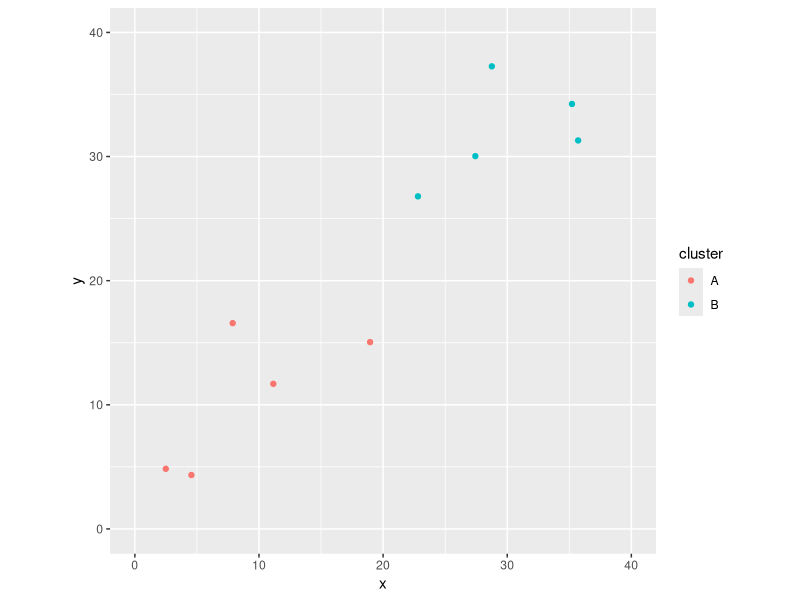

R code for this plot: (Note: this script raises an error after producing the figure.)
## ---- chunk 1
library(tidyverse)
library(spatstat)
## ---- chunk 2
set.seed(457299)
A=tibble(x=runif(5,0,20),y=runif(5,0,20))
B=tibble(x=runif(5,20,40),y=runif(5,20,40))
ddd=bind_rows(A=A,B=B,.id="cluster")
g=ggplot(ddd,aes(x=x,y=y,colour=cluster))+geom_point()+
  coord_fixed(xlim=c(0,40),ylim=c(0,40))
g
## ---- chunk 3
dist=distances=spatstat::crossdist(A$x, A$y, B$x, B$y)
dist
## ---- chunk 4
wm1=which.min(apply(distances,1,min))
wm1
wm2=which.min(apply(distances,2,min))
wm2
closest=bind_rows(A=A[wm1,],B=B[wm2,],.id="cluster")
closest
## ---- chunk 5
g+geom_segment(data=closest,aes(x=x[1],y=y[1],xend=x[2],yend=y[2]),colour="darkgreen")
## ---- chunk 6
A %>% unite(coord, x, y) -> a1
B %>% unite(coord, x, y) -> b1
crossing(A_coord=a1$coord, B_coord=b1$coord) %>% 
  separate(A_coord, into=c("A_x", "A_y"), sep="_", convert=T) %>% 
  separate(B_coord, into=c("B_x", "B_y"), sep="_", convert=T) 
## ---- chunk 7
crossing(A_coord=a1$coord, B_coord=b1$coord) %>% 
  separate(A_coord, into=c("A_x", "A_y"), sep="_", convert=T) %>% 
  separate(B_coord, into=c("B_x", "B_y"), sep="_", convert=T) %>% 
  mutate(dist=sqrt((A_x-B_x)^2+(A_y-B_y)^2)) -> distances
distances %>% arrange(dist) %>% slice(1) -> d
d
## ---- chunk 8
g+geom_segment(data=d, aes(x=A_x, y=A_y, xend=B_x, yend=B_y), colour="darkgreen")
## ---- chunk 9
distances %>% arrange(desc(dist)) %>% slice(1) -> d
g+geom_segment(data=d, aes(x=A_x, y=A_y, xend=B_x, yend=B_y), colour="darkgreen")
## ---- chunk 10
d1=tribble(
  ~y, ~g,
  10, "A",
  11, "A",
  13, "A",
  11, "B",
  12, "B",
  14, "B"
)
d1
## ---- chunk 11
ggplot(d1, aes(x=g, y=y, colour=g))+geom_point()
## ---- chunk 12
d1.1=aov(y~g, data=d1)
summary(d1.1)
## ---- chunk 13
d2=tribble(
  ~y, ~g,
  10, "A",
  11, "A",
  13, "A",
  21, "B",
  22, "B",
  24, "B"
)
d2
## ---- chunk 14
d2.1=aov(y~g, data=d2)
summary(d2.1)
## ---- chunk 15
d1 %>% summarize(m=mean(y)) -> d1.overall
d1.overall
d1 %>% mutate(mean=d1.overall$m) %>% 
  mutate(diffsq=(y-mean)^2) %>% 
  summarize(total=sum(diffsq))
## ---- chunk 16
d1 %>% group_by(g) %>% summarize(m=mean(y)) -> d1.groups
d1.groups
d1 %>% left_join(d1.groups) %>% 
  mutate(diffsq=(y-m)^2) %>% 
  summarize(total=sum(diffsq))
## ---- chunk 17
10.8-9.33
## ---- chunk 18
d2 %>% summarize(m=mean(y)) -> d2.overall
d2.overall
d2 %>% mutate(mean=d2.overall$m) %>% 
  mutate(diffsq=(y-mean)^2) %>% 
  summarize(total=sum(diffsq))
## ---- chunk 19
d2 %>% group_by(g) %>% summarize(m=mean(y)) -> d2.groups
d2.groups
d2 %>% left_join(d2.groups) %>% 
  mutate(diffsq=(y-m)^2) %>% 
  summarize(total=sum(diffsq))
## ---- chunk 20
191-9.33
## ---- chunk 21
ddd %>% group_by(cluster) %>% 
  summarize(mean_x=mean(x), mean_y=mean(y)) -> means
means
## ---- chunk 22
ddd %>% left_join(means) -> group_means
group_means
## ---- chunk 23
g+geom_segment(data=group_means, aes(x=x, y=y, xend=mean_x, yend=mean_y, colour=cluster))
## ---- chunk 24
ddd %>% summarize(mean_x=mean(x), mean_y=mean(y)) -> means
## ---- chunk 25
ddd %>% mutate(mean_x=means$mean_x, mean_y=means$mean_y) -> overall_means
overall_means
## ---- chunk 26
g+geom_segment(data=overall_means, aes(x=x, y=y, xend=mean_x, yend=mean_y), colour="darkgreen")
